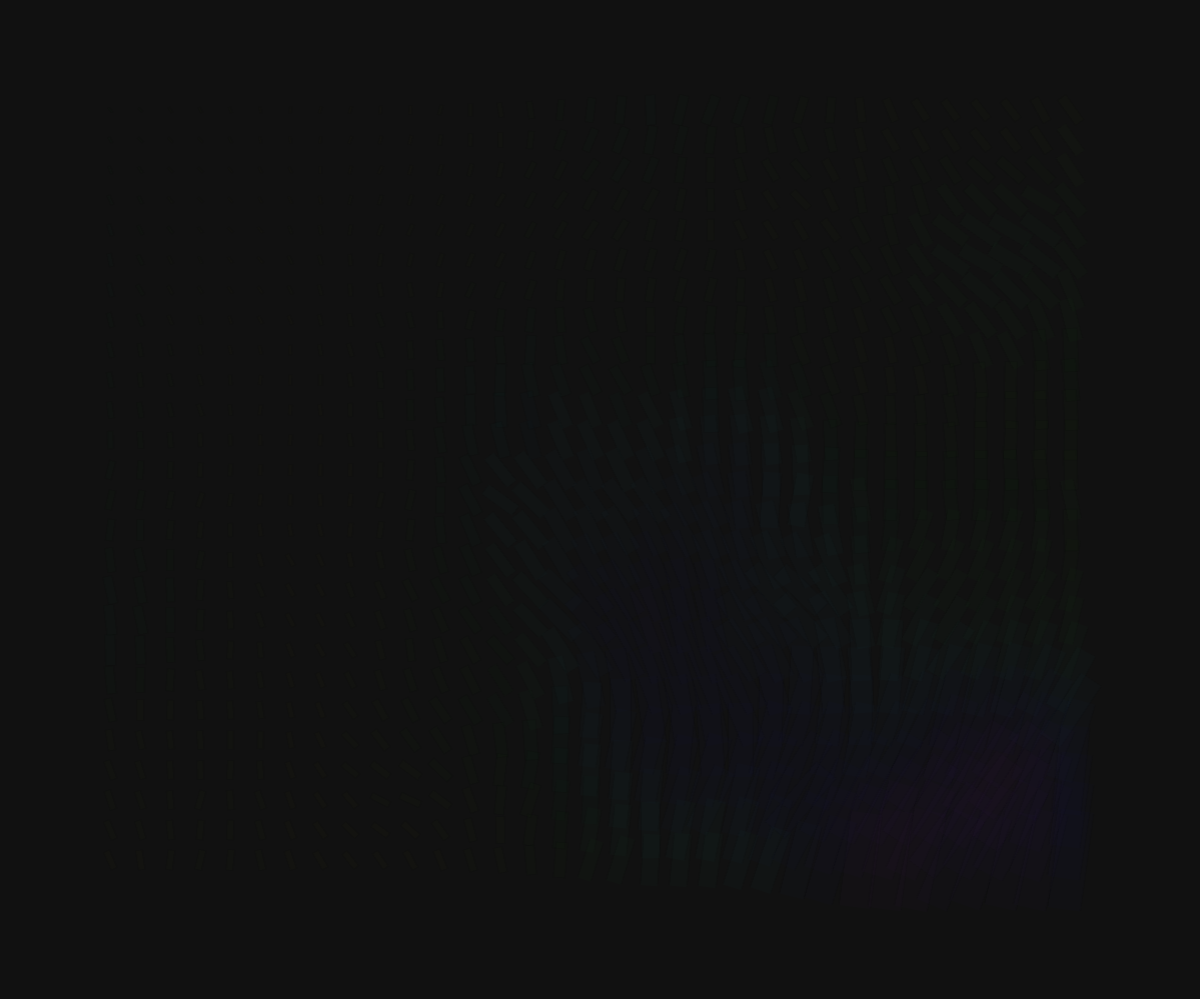
Frame 1 (no input)
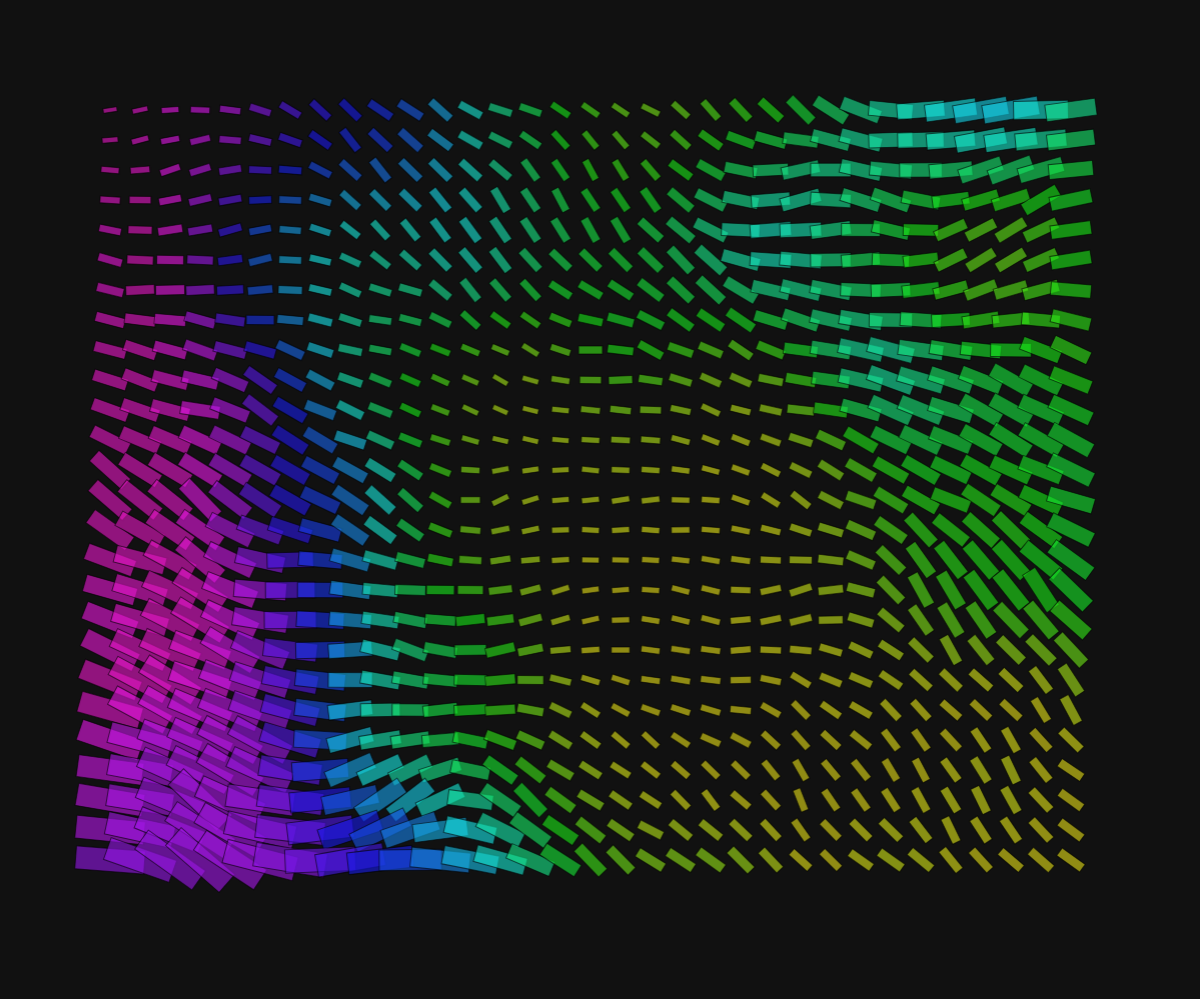
Frame 60 (no input)
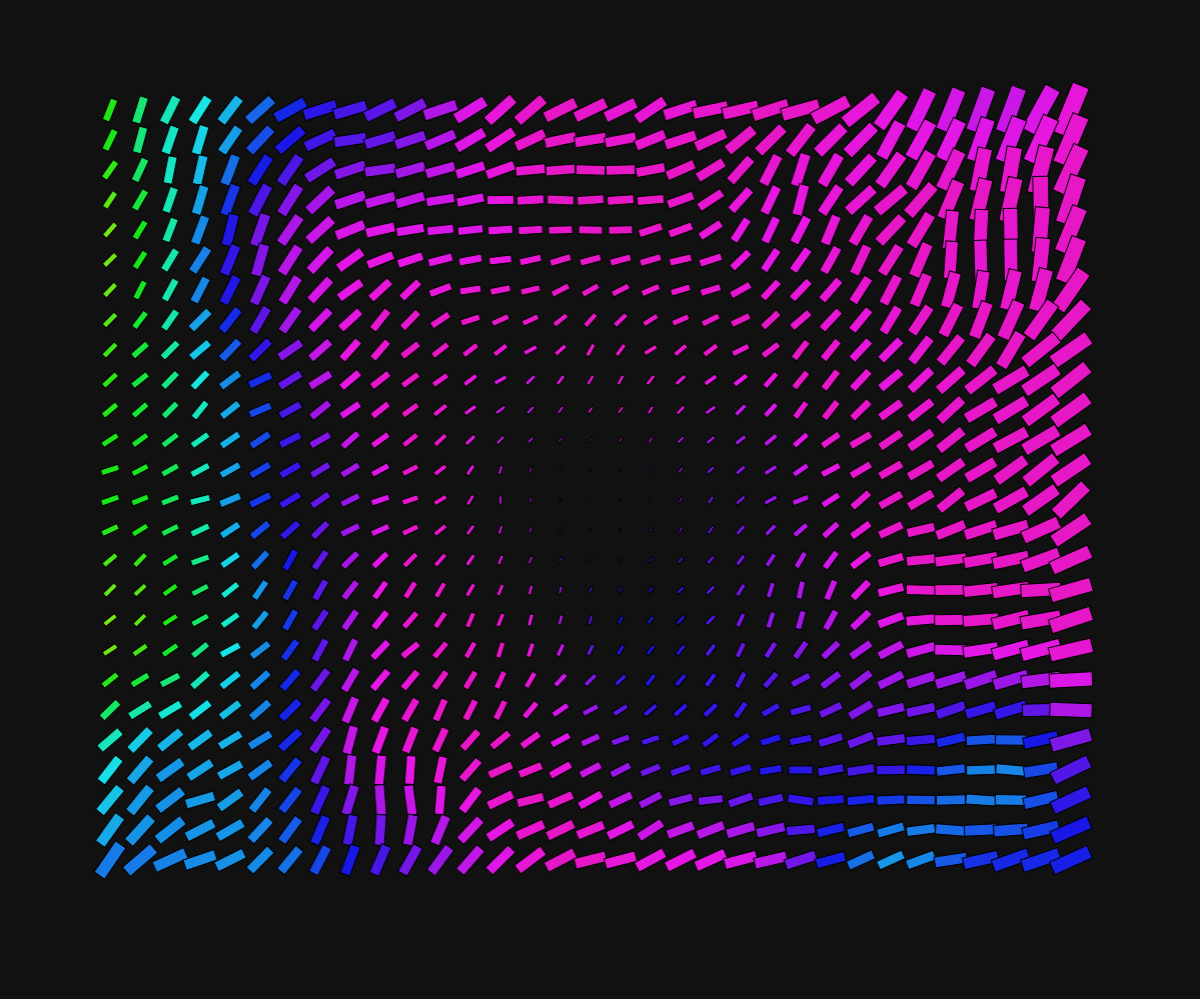
Frame 120 (the mouse pressed at the canvas centre since frame 60)

The p5.js sketch that drew these frames (run headless with seeded random() and noise() and a simulated clock; from frame 60 on, the mouse is pressed at the canvas centre):

// p5.js sketch
// ── sketch.js
var canvas;
let GK = 0.999;
let GKw = 0.9999;
var tekst;
let tekstovi = [];
  
let font1;
 

function setup() {
    canvas = createCanvas(windowWidth*GKw, windowHeight*GK);
    canvas.position(0, 0);
    canvas.style("z-index", "-1"); 
    rectMode(CENTER);
  frameRate(60);

}

var pom = 30;
var m = 0;
var poc = -110;
var povecanje = 2; 
  function draw() {  
    m+=povecanje;
    resizeCanvas(windowWidth*GKw, windowHeight*GK);
    background("#d9d3c1"); 
    background("#111"); 
    noStroke();
    fill(0);

    for(var y = -poc; y < height+poc; y+=pom){
        for(var x = -poc; x < width+poc; x+=pom){
 
            var k = 0.8 + 0.5*sin(radians(m) + 10*noise(x*0.001, y*0.001));
            var sss = 51 + 35*sin(radians(m) + 10*noise(x*0.001, y*0.001));
            push();
            translate(x, y);
            rotate(radians(m)+3*noise(x*0.005, y*0.005));
            colorMode(HSB, 100);
            var dista = dist(x, y, mouseX, mouseY)/210;
            fill(sss, 90, 90, m/2);
            stroke(0,0,0, m/2); strokeWeight(1);
            var dista2 = dist(x, y, mouseX, mouseY)/440;
            rect(0, 0, pom*dista2*k, pom*dista2/3*k);
            pop();
 

        }
    }
 
 
  }

// ── style.css
@font-face {
    font-family: fontA; 
    src: url(fontovi/font1.ttf);
}


*{ 
    font-family: fontA;  
    font-weight: normal;
    text-transform: uppercase;
}

:root{
    --bijela: #e9e1cc; 
    --plava: #325897; 
}
 

body{
    margin: 0;
    padding: 0;
    width: 100vw;
    height: 100vh;
    background-color: #000;
    background-color: var(--bijela);
    text-transform: uppercase; 
    color: var(--plava);
    display: grid;
    grid-template-rows: 4vh 88vh 4vh 4vh;
}


/*-----------------------------------------*/
#hdr-tekst-mali-1{ 
    padding-left: 0.5vw;
    background-color: #1f1a; 
    background-color: transparent;
}
#hdr-tekst-mali-2{ 
    background-color: rgba(255, 0, 251, 0.388);
    background-color: transparent;
}
#hdr-tekst-mali-3{ 
    padding-right: 0.5vw;
    background-color: rgba(0, 255, 204, 0.297);
    background-color: transparent;
    display: flex;
    flex-direction: row; 
    justify-content: end;
}


/*-----------------------------------------*/
#ftr-tekst-mali-1{
    background-color: #ff09; 
    padding-left: 0.5vw;
    background-color: transparent;
}
#ftr-tekst-mali-2{
    background-color: #f11a;
    background-color: transparent;
}
#ftr-tekst-mali-3{
    background-color: #11f6; 
    padding-right: 0.5vw;
    background-color: transparent;
}

a{
    text-decoration: none;
    color: var(--plava);
} 

.link-main{
    transition: 0.2s;
}
.link-main:hover{
    -webkit-text-stroke: 0.23vw var(--plava); 
    transform: rotate(-1deg);
    transition: 0.2s;
}


.mali-hover:hover{
    -webkit-text-stroke: 0.08vw var(--plava);  
}

.poravnanje-left{text-align: left;}
.poravnanje-center{text-align: center;}
.poravnanje-right{text-align: right;}

.tekst-mali{  
    margin: 0;
    padding: 0; 
}
 
/*-----------------------------------------------*/
header{
    background-color: #ff44;
    background-color: transparent;
    grid-row: 1/2; 
    font-size: 1vw;
    width: 100vw; 
    display: flex;
    align-items: center;
    display: grid;
    grid-template-columns: repeat(3, 1fr);
}
/*-----------------------------------------------*/
main{
    grid-row: 2/3;
    width: 100vw;   
    background-color: #0f08; 
    background-color: transparent; 
    display: flex;
    flex-direction: column;
    justify-content: space-between;
}
/*-----------------------------------------------*/
footer{
    grid-row: 4/5; 
    font-size: 1vw;  
    background-color: #f117;
    background-color: transparent; 
    width: 100vw; 
    display: flex;
    align-items: center;
    display: grid;
    grid-template-columns: repeat(3, 1fr); 
}
/*-----------------------------------------------*/

.link-main, .tekst-main{
    margin: 0;
    padding: 0;
    font-size: 2.8vw;
    line-height: 100%;
}

.main-gornji{
    display: flex;
    flex-direction: column;
    align-items: center; 
    margin-top: 1vh;
}
.main-sredina{
    margin-top: 22vh;
    display: flex;
    flex-direction: column;
    align-items: center; 
}
.main-donji{
    display: flex;
    flex-direction: column; 
    align-items: center; 
} 

:root{
    --opac: 0;
    --margin-L: 50px;
}
 
/*-----------MID----------*/
@media (max-width: 800px){

    .main-gornji{  
        margin-top: 0vh;
    }

    .main-sredina{
        margin-top: 0vh; 
    }

    header, footer{
        font-size: 3vw;
    }

    .link-main, .tekst-main{ 
        font-size: 5vw; 
    }
:root{
    --opac: 0.3;
    --margin-L: 30px;
}
} 



/*-----------mobile----------*/
@media (max-width: 600px){

    .main-gornji{  
        margin-top: 10vh;
    }

    .main-sredina{
        margin-top: 0vh; 
    }

    .main-donji{
        margin-bottom: 20vh; 
    }

    header, footer{
        font-size: 3vw;
    }

    .link-main, .tekst-main{ 
        font-size: 8vw; 
    }
:root{
    --opac: 0.3;
    --margin-L: 20px; 
   }
    
    
#hdr-tekst-mali-1{ 
    padding-left: 0.5vw;
    background-color: #1f1a; 
    background-color: transparent;
    display: flex;
    flex-direction: row; 
    justify-content: space-around;
}
#hdr-tekst-mali-2{ 
    background-color: rgba(255, 0, 251, 0.388);
    background-color: transparent;
}
#hdr-tekst-mali-3{ 
    padding-right: 0.5vw;
    background-color: rgba(0, 255, 204, 0.297);
    background-color: transparent;
    display: flex;
    flex-direction: row; 
    justify-content: space-around;
}

    
}




/*-------ANIMIRANJE---------*/
@keyframes anim-1 { 
    0%{
        opacity: 1;
        margin-left: 0px;
    } 
    50%{
        opacity: var(--opac);
        margin-left: var(--margin-L);
    }
    100%{
        opacity: 1;
        margin-left: 0px;
    }
}
 


#anim-1{
    animation: anim-1 1.6s cubic-bezier(0.8, 0, 0.2, 1) 0ms;
}
#anim-2{
    animation: anim-1 1.6s cubic-bezier(0.8, 0, 0.2, 1) 70ms;
}
#anim-3{
    animation: anim-1 1.6s cubic-bezier(0.8, 0, 0.2, 1) 140ms;
}
#anim-4{
    animation: anim-1 1.6s cubic-bezier(0.8, 0, 0.2, 1) 210ms;
}
#anim-5{
    animation: anim-1 1.6s cubic-bezier(0.8, 0, 0.2, 1) 280ms;
}
#anim-6{
    animation: anim-1 1.6s cubic-bezier(0.8, 0, 0.2, 1) 350ms;
}

@keyframes anim-0 {
    0%{
        opacity: 1; 
    } 
    50%{
        opacity: var(--opac); 
    }
    100%{
        opacity: 1; 
    }
    
}

header, footer{
    animation: anim-0 1.8s cubic-bezier(0.8, 0, 0.2, 1) 120ms;
}
